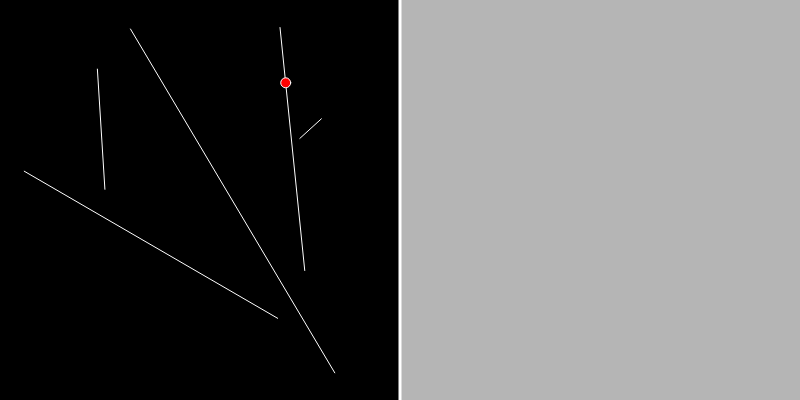
Frame 1 (no input)
Frame 60 (no input): identical to frame 1, image omitted
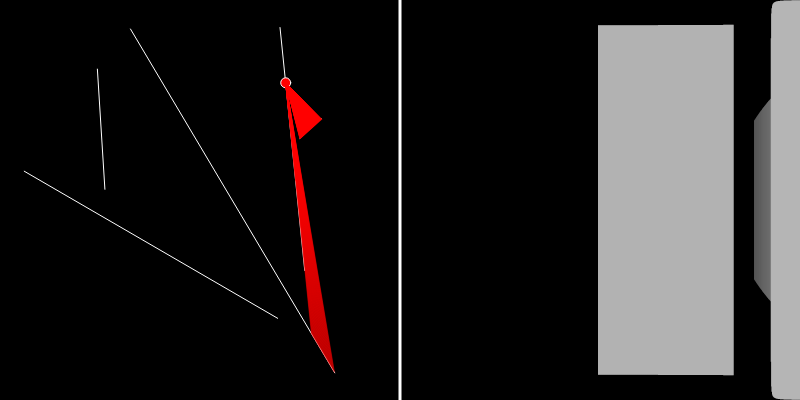
Frame 120 (the mouse pressed at the canvas centre since frame 60)

The p5.js sketch that drew these frames (run headless with seeded random() and noise() and a simulated clock; from frame 60 on, the mouse is pressed at the canvas centre):

// p5.js sketch
// ── sketch.js
const WIDTH = 400;
const HEIGHT = 400;

const DT = 0.01;

let walls = [];
let wallCount = 5;

let player;

function setup() {
  createCanvas(2*WIDTH, HEIGHT);
  
  player = new Player(random(0, WIDTH), random(0, HEIGHT));
  
  for (let i =0; i< wallCount; i++) {
    walls.push(new Wall());
  }
}

function draw() {
  background(0);
  stroke(255);
  strokeWeight(3);
  line(WIDTH, 0, WIDTH, HEIGHT);
  
  for (let wall of walls) {
    wall.draw();
  }
    
  player.move();
  player.cast(walls);
  player.draw();
  
  player.render();
}

// ── player.js
class Player {
  constructor(x, y, fov=HALF_PI, rayCount = 1000) {
    this.pos = createVector(x, y);
    this.rays = [];
    let deltaAngle = fov / (rayCount-1);
    for (let i = 0; i < rayCount; i++) {
      let angle = -fov/2 + i * deltaAngle;
      this.rays.push(new Ray(angle));
    }
    
    this.viewRange = 400;
  }

  intersects(ray, wall) {
    let x1 = this.pos.x;
    let y1 = this.pos.y;
    let x2 = this.pos.x + ray.dir.x;
    let y2 = this.pos.y + ray.dir.y;
    let x3 = wall.a.x;
    let y3 = wall.a.y;
    let x4 = wall.b.x;
    let y4 = wall.b.y;

    let den = (x1 - x2) * (y3 - y4) - (y1 - y2) * (x3 - x4);
    let u = ((x1 - x2) * (y1 - y3) - (y1 - y2) * (x1 - x3)) / den;
    if (-1 <= u && u <= 0) {
      let t = ((x1 - x3) * (y3 - y4) - (y1 - y3) * (x3 - x4)) / den;
      if (t > 0) {
        return createVector(t * (x2 - x1), t * (y2 - y1));
      }
    }

  }

  cast(walls) {
    for (let ray of this.rays) {
      ray.update(mouseX-this.pos.x, mouseY-this.pos.y);
      ray.length = Infinity;
      for (let wall of walls) {
        let p = this.intersects(ray, wall);
        if (p) {
          //ellipse(p.x+this.pos.x, p.y+this.pos.y, 10, 10);
          ray.length = min(ray.length, p.mag());
        }
      }
    }
  }

  move() {
    let forward = createVector(mouseX-this.pos.x, mouseY-this.pos.y);
    let left = p5.Vector.fromAngle(forward.heading()-HALF_PI);
    forward.setMag(500 * DT);
    left.setMag(500 * DT);
    if (keyIsDown(LEFT_ARROW)) {
      this.pos.add(left);
    }
    if (keyIsDown(RIGHT_ARROW)) {
      this.pos.sub(left);
    }
    if (keyIsDown(UP_ARROW)) {
      this.pos.add(forward);
    }
    if (keyIsDown(DOWN_ARROW)) {
      this.pos.sub(forward);
    }

    this.pos.x = constrain(this.pos.x, 0, WIDTH);
    this.pos.y = constrain(this.pos.y, 0, HEIGHT);
  }

  draw() {
    stroke(255);
    fill(255, 0, 0);
    strokeWeight(1);
    ellipse(this.pos.x, this.pos.y, 10, 10);

    push();
    translate(this.pos.x, this.pos.y);
    for (let ray of this.rays) {
      ray.draw();
    }
    pop();
  }
  
  render() {
    let bar = WIDTH/this.rays.length;
    push();
    translate(WIDTH+bar/2, HEIGHT/2);
    rectMode(CENTER);
    for (let i=0; i<this.rays.length; i++) {
      let ray = this.rays[i];
      let brightness = map(ray.length*ray.length, 0, this.viewRange*this.viewRange, 255, 0);
      let h = map(ray.length * cos(ray.angle), 0, this.viewRange, HEIGHT, 0);
      fill(brightness);
      noStroke();
      rect(i*bar, 0, bar, h);
    }
    pop();
  }
}

// ── ray.js
class Ray {
  constructor (angle) {
    this.angle = angle;
    this.update();
    this.length = Infinity;
  }
  
  update(x, y) {
    this.dir = p5.Vector.fromAngle(this.angle + atan2(y, x));
  }
  
  draw () {
    if (this.length < Infinity) {
      stroke(255, 0, 0, 128);
      strokeWeight(1);
      line(0, 0, this.length * this.dir.x, this.length * this.dir.y);
    }
  }
}

// ── wall.js
class Wall {
  constructor() {
    this.a = createVector(random(0, WIDTH), random(0, HEIGHT));
    this.b = createVector(random(0, WIDTH), random(0, HEIGHT));
  }
  
  draw() {
    stroke(255);
    strokeWeight(1);
    line(this.a.x, this.a.y, this.b.x, this.b.y);
  }
}
